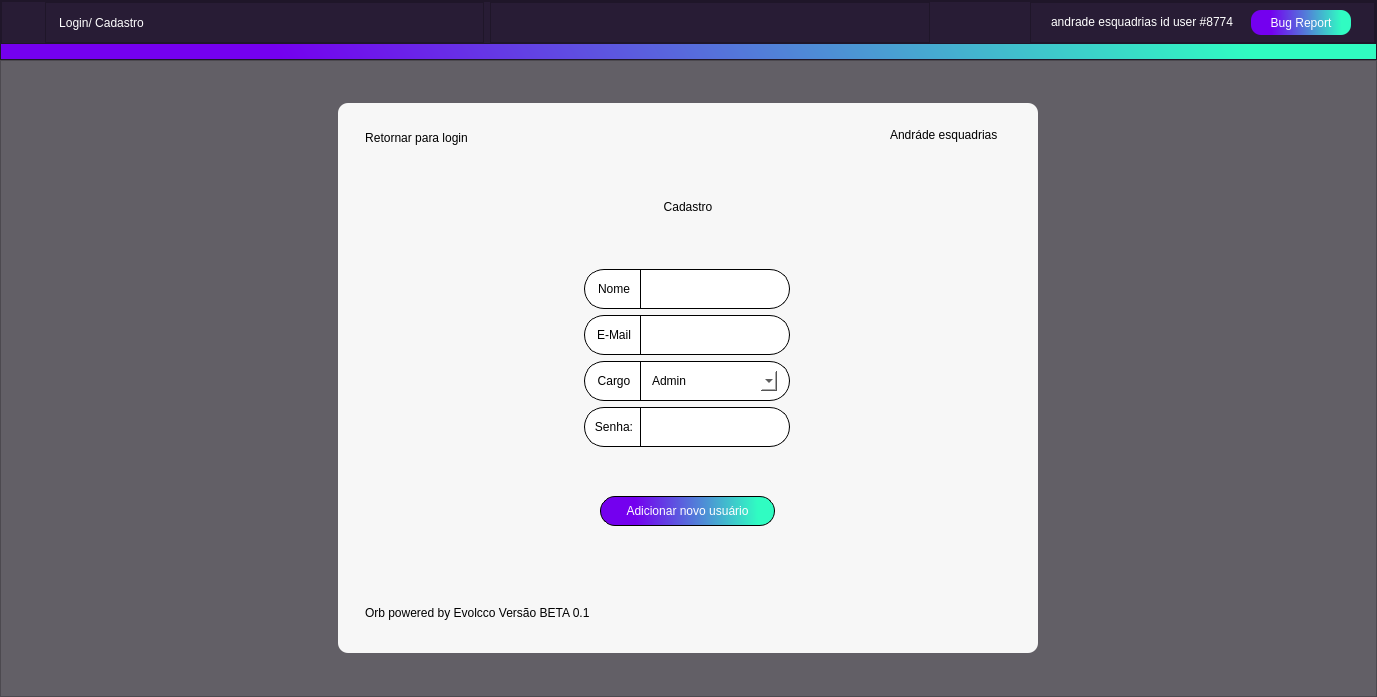
<?xml version="1.0" encoding="UTF-8"?>
<ui version="4.0">
 <class>MainWindow</class>
 <widget class="QMainWindow" name="MainWindow">
  <property name="geometry">
   <rect>
    <x>0</x>
    <y>0</y>
    <width>1377</width>
    <height>697</height>
   </rect>
  </property>
  <property name="windowTitle">
   <string>Cadastro</string>
  </property>
  <property name="windowIcon">
   <iconset resource="source.qrc">
    <normaloff>:/iconteste/icons/Ativo 16@2x.png</normaloff>:/iconteste/icons/Ativo 16@2x.png</iconset>
  </property>
  <property name="unifiedTitleAndToolBarOnMac">
   <bool>true</bool>
  </property>
  <widget class="QWidget" name="centralwidget">
   <layout class="QVBoxLayout" name="verticalLayout_2">
    <property name="spacing">
     <number>0</number>
    </property>
    <property name="leftMargin">
     <number>0</number>
    </property>
    <property name="topMargin">
     <number>0</number>
    </property>
    <property name="rightMargin">
     <number>0</number>
    </property>
    <property name="bottomMargin">
     <number>0</number>
    </property>
    <item>
     <widget class="QFrame" name="frame_3">
      <property name="minimumSize">
       <size>
        <width>0</width>
        <height>0</height>
       </size>
      </property>
      <property name="maximumSize">
       <size>
        <width>16777215</width>
        <height>60</height>
       </size>
      </property>
      <property name="styleSheet">
       <string notr="true">background-color: #281c35;
color:#fff;</string>
      </property>
      <property name="frameShape">
       <enum>QFrame::StyledPanel</enum>
      </property>
      <property name="frameShadow">
       <enum>QFrame::Raised</enum>
      </property>
      <layout class="QVBoxLayout" name="verticalLayout_3">
       <property name="spacing">
        <number>0</number>
       </property>
       <property name="leftMargin">
        <number>0</number>
       </property>
       <property name="topMargin">
        <number>0</number>
       </property>
       <property name="rightMargin">
        <number>0</number>
       </property>
       <property name="bottomMargin">
        <number>0</number>
       </property>
       <item>
        <widget class="QFrame" name="frame_6">
         <property name="frameShape">
          <enum>QFrame::StyledPanel</enum>
         </property>
         <property name="frameShadow">
          <enum>QFrame::Raised</enum>
         </property>
         <layout class="QHBoxLayout" name="horizontalLayout_2">
          <property name="leftMargin">
           <number>6</number>
          </property>
          <property name="topMargin">
           <number>0</number>
          </property>
          <property name="rightMargin">
           <number>0</number>
          </property>
          <property name="bottomMargin">
           <number>0</number>
          </property>
          <item>
           <widget class="QFrame" name="frame_2">
            <property name="minimumSize">
             <size>
              <width>31</width>
              <height>30</height>
             </size>
            </property>
            <property name="maximumSize">
             <size>
              <width>31</width>
              <height>30</height>
             </size>
            </property>
            <property name="styleSheet">
             <string notr="true">border-image: url(:/iconteste/icons/ba812f4a-b112-4fa5-96d0-dccd574e3a86.jpg);
border-radius:15px;</string>
            </property>
            <property name="frameShape">
             <enum>QFrame::StyledPanel</enum>
            </property>
            <property name="frameShadow">
             <enum>QFrame::Raised</enum>
            </property>
            <layout class="QGridLayout" name="gridLayout_3">
             <property name="leftMargin">
              <number>0</number>
             </property>
             <property name="topMargin">
              <number>0</number>
             </property>
             <property name="rightMargin">
              <number>0</number>
             </property>
             <property name="bottomMargin">
              <number>0</number>
             </property>
             <property name="spacing">
              <number>0</number>
             </property>
            </layout>
           </widget>
          </item>
          <item>
           <widget class="QFrame" name="frame_4">
            <property name="frameShape">
             <enum>QFrame::StyledPanel</enum>
            </property>
            <property name="frameShadow">
             <enum>QFrame::Raised</enum>
            </property>
            <layout class="QVBoxLayout" name="verticalLayout">
             <property name="spacing">
              <number>0</number>
             </property>
             <property name="leftMargin">
              <number>0</number>
             </property>
             <property name="topMargin">
              <number>0</number>
             </property>
             <property name="rightMargin">
              <number>0</number>
             </property>
             <property name="bottomMargin">
              <number>0</number>
             </property>
             <item>
              <widget class="QPushButton" name="Logincadastro">
               <property name="minimumSize">
                <size>
                 <width>111</width>
                 <height>25</height>
                </size>
               </property>
               <property name="maximumSize">
                <size>
                 <width>110</width>
                 <height>16777215</height>
                </size>
               </property>
               <property name="styleSheet">
                <string notr="true">QPushButton{
border:0px;
border-radius:12px;
}
QPushButton::hover
{

background-color:#403749

}
QPushButton::pressed
{
border-style: outset;
border-width: 3px;
border-color: #30fcc2;
background-color:625f66
}
</string>
               </property>
               <property name="text">
                <string>Login/ Cadastro</string>
               </property>
               <property name="icon">
                <iconset resource="source.qrc">
                 <normaloff>:/iconteste/icons/user.png</normaloff>:/iconteste/icons/user.png</iconset>
               </property>
              </widget>
             </item>
            </layout>
           </widget>
          </item>
          <item>
           <widget class="QFrame" name="frame_5">
            <property name="frameShape">
             <enum>QFrame::StyledPanel</enum>
            </property>
            <property name="frameShadow">
             <enum>QFrame::Raised</enum>
            </property>
           </widget>
          </item>
          <item alignment="Qt::AlignRight">
           <widget class="QFrame" name="frame_7">
            <property name="frameShape">
             <enum>QFrame::StyledPanel</enum>
            </property>
            <property name="frameShadow">
             <enum>QFrame::Raised</enum>
            </property>
            <layout class="QHBoxLayout" name="horizontalLayout">
             <property name="spacing">
              <number>0</number>
             </property>
             <property name="leftMargin">
              <number>20</number>
             </property>
             <property name="topMargin">
              <number>0</number>
             </property>
             <property name="rightMargin">
              <number>23</number>
             </property>
             <property name="bottomMargin">
              <number>0</number>
             </property>
             <item>
              <widget class="QLabel" name="label_2">
               <property name="minimumSize">
                <size>
                 <width>200</width>
                 <height>0</height>
                </size>
               </property>
               <property name="maximumSize">
                <size>
                 <width>200</width>
                 <height>30</height>
                </size>
               </property>
               <property name="text">
                <string>andrade esquadrias id user #8774</string>
               </property>
              </widget>
             </item>
             <item>
              <widget class="QPushButton" name="bugreport">
               <property name="minimumSize">
                <size>
                 <width>100</width>
                 <height>0</height>
                </size>
               </property>
               <property name="maximumSize">
                <size>
                 <width>96</width>
                 <height>25</height>
                </size>
               </property>
               <property name="styleSheet">
                <string notr="true">


QPushButton{
border:1px;
background-color: qlineargradient(spread:pad, x1:0.0227727, y1:0.557, x2:1, y2:0.551, stop:0.181818 rgba(116, 0, 239, 255), stop:0.903409 rgba(48, 252, 194, 255));
border-radius:10px;
}
QPushButton::hover
{


border-width: 2px;

border-color: black;

}
QPushButton::pressed
{
border-style: outset;
border-width: 3px;
border-color: #30fcc2;
}
</string>
               </property>
               <property name="text">
                <string>Bug Report</string>
               </property>
              </widget>
             </item>
            </layout>
           </widget>
          </item>
         </layout>
        </widget>
       </item>
       <item>
        <widget class="QLabel" name="label_24">
         <property name="minimumSize">
          <size>
           <width>0</width>
           <height>15</height>
          </size>
         </property>
         <property name="maximumSize">
          <size>
           <width>16777215</width>
           <height>15</height>
          </size>
         </property>
         <property name="styleSheet">
          <string notr="true">background-color: qlineargradient(spread:pad, x1:0.0227727, y1:0.557, x2:1, y2:0.551, stop:0.181818 rgba(116, 0, 239, 255), stop:0.903409 rgba(48, 252, 194, 255));</string>
         </property>
         <property name="text">
          <string/>
         </property>
        </widget>
       </item>
      </layout>
     </widget>
    </item>
    <item>
     <widget class="QFrame" name="frame_17">
      <property name="styleSheet">
       <string notr="true">background-color: rgb(98, 95, 102);</string>
      </property>
      <property name="frameShape">
       <enum>QFrame::StyledPanel</enum>
      </property>
      <property name="frameShadow">
       <enum>QFrame::Raised</enum>
      </property>
      <layout class="QGridLayout" name="gridLayout_5">
       <property name="leftMargin">
        <number>0</number>
       </property>
       <property name="topMargin">
        <number>0</number>
       </property>
       <property name="rightMargin">
        <number>0</number>
       </property>
       <property name="bottomMargin">
        <number>0</number>
       </property>
       <property name="verticalSpacing">
        <number>0</number>
       </property>
       <item row="0" column="0">
        <widget class="QFrame" name="frame_15">
         <property name="minimumSize">
          <size>
           <width>341</width>
           <height>446</height>
          </size>
         </property>
         <property name="maximumSize">
          <size>
           <width>700</width>
           <height>550</height>
          </size>
         </property>
         <property name="styleSheet">
          <string notr="true">background-color: #f7f7f7;
border:1px;
border-radius:10px;</string>
         </property>
         <property name="frameShape">
          <enum>QFrame::StyledPanel</enum>
         </property>
         <property name="frameShadow">
          <enum>QFrame::Raised</enum>
         </property>
         <layout class="QVBoxLayout" name="verticalLayout_5">
          <property name="topMargin">
           <number>4</number>
          </property>
          <property name="bottomMargin">
           <number>0</number>
          </property>
          <item>
           <widget class="QFrame" name="frame_18">
            <property name="maximumSize">
             <size>
              <width>16777215</width>
              <height>55</height>
             </size>
            </property>
            <property name="frameShape">
             <enum>QFrame::StyledPanel</enum>
            </property>
            <property name="frameShadow">
             <enum>QFrame::Raised</enum>
            </property>
            <layout class="QHBoxLayout" name="horizontalLayout_8">
             <item>
              <widget class="QFrame" name="frame_13">
               <property name="frameShape">
                <enum>QFrame::StyledPanel</enum>
               </property>
               <property name="frameShadow">
                <enum>QFrame::Raised</enum>
               </property>
               <layout class="QHBoxLayout" name="horizontalLayout_9">
                <item alignment="Qt::AlignLeft">
                 <widget class="QPushButton" name="retotologin">
                  <property name="minimumSize">
                   <size>
                    <width>0</width>
                    <height>25</height>
                   </size>
                  </property>
                  <property name="styleSheet">
                   <string notr="true">
QPushButton{
border-radius: 12px;
background-color: transparent;
color: black;

}
QPushButton::hover
{

border-width: 2px;
border-bottom:1px;
border-color: black;

}
QPushButton::pressed
{
border-bottom:1px;
border:1px solid black;
}
</string>
                  </property>
                  <property name="text">
                   <string>Retornar para login</string>
                  </property>
                  <property name="icon">
                   <iconset resource="source.qrc">
                    <normaloff>:/iconteste/icons/arrow-left-solid.svg</normaloff>:/iconteste/icons/arrow-left-solid.svg</iconset>
                  </property>
                 </widget>
                </item>
               </layout>
              </widget>
             </item>
             <item>
              <widget class="QFrame" name="frame_20">
               <property name="frameShape">
                <enum>QFrame::StyledPanel</enum>
               </property>
               <property name="frameShadow">
                <enum>QFrame::Raised</enum>
               </property>
              </widget>
             </item>
             <item>
              <widget class="QFrame" name="frame_19">
               <property name="maximumSize">
                <size>
                 <width>150</width>
                 <height>16777215</height>
                </size>
               </property>
               <property name="layoutDirection">
                <enum>Qt::RightToLeft</enum>
               </property>
               <property name="frameShape">
                <enum>QFrame::StyledPanel</enum>
               </property>
               <property name="frameShadow">
                <enum>QFrame::Raised</enum>
               </property>
               <layout class="QHBoxLayout" name="horizontalLayout_7">
                <item>
                 <widget class="QLabel" name="label_10">
                  <property name="maximumSize">
                   <size>
                    <width>110</width>
                    <height>16777215</height>
                   </size>
                  </property>
                  <property name="layoutDirection">
                   <enum>Qt::RightToLeft</enum>
                  </property>
                  <property name="text">
                   <string>Andráde esquadrias</string>
                  </property>
                 </widget>
                </item>
               </layout>
              </widget>
             </item>
            </layout>
           </widget>
          </item>
          <item>
           <widget class="QLabel" name="label_8">
            <property name="styleSheet">
             <string notr="true">font: 20pt &quot;MS Shell Dlg 2&quot;;</string>
            </property>
            <property name="text">
             <string>Cadastro</string>
            </property>
            <property name="alignment">
             <set>Qt::AlignCenter</set>
            </property>
           </widget>
          </item>
          <item>
           <widget class="QFrame" name="frame_16">
            <property name="frameShape">
             <enum>QFrame::StyledPanel</enum>
            </property>
            <property name="frameShadow">
             <enum>QFrame::Raised</enum>
            </property>
            <layout class="QGridLayout" name="gridLayout_2">
             <item row="0" column="0">
              <widget class="QFrame" name="frame">
               <property name="minimumSize">
                <size>
                 <width>226</width>
                 <height>198</height>
                </size>
               </property>
               <property name="maximumSize">
                <size>
                 <width>226</width>
                 <height>198</height>
                </size>
               </property>
               <property name="frameShape">
                <enum>QFrame::StyledPanel</enum>
               </property>
               <property name="frameShadow">
                <enum>QFrame::Raised</enum>
               </property>
               <layout class="QVBoxLayout" name="verticalLayout_4">
                <item>
                 <widget class="QFrame" name="frame_12">
                  <property name="minimumSize">
                   <size>
                    <width>206</width>
                    <height>40</height>
                   </size>
                  </property>
                  <property name="maximumSize">
                   <size>
                    <width>206</width>
                    <height>40</height>
                   </size>
                  </property>
                  <property name="styleSheet">
                   <string notr="true">border: 1px solid black;
border-radius:20px;
background-color: white;</string>
                  </property>
                  <property name="frameShape">
                   <enum>QFrame::StyledPanel</enum>
                  </property>
                  <property name="frameShadow">
                   <enum>QFrame::Raised</enum>
                  </property>
                  <layout class="QHBoxLayout" name="horizontalLayout_6">
                   <property name="topMargin">
                    <number>0</number>
                   </property>
                   <property name="bottomMargin">
                    <number>0</number>
                   </property>
                   <item>
                    <widget class="QLabel" name="label_6">
                     <property name="minimumSize">
                      <size>
                       <width>40</width>
                       <height>20</height>
                      </size>
                     </property>
                     <property name="maximumSize">
                      <size>
                       <width>25</width>
                       <height>20</height>
                      </size>
                     </property>
                     <property name="styleSheet">
                      <string notr="true">border:0px;</string>
                     </property>
                     <property name="text">
                      <string>Nome</string>
                     </property>
                     <property name="alignment">
                      <set>Qt::AlignCenter</set>
                     </property>
                    </widget>
                   </item>
                   <item>
                    <widget class="Line" name="line_4">
                     <property name="minimumSize">
                      <size>
                       <width>0</width>
                       <height>40</height>
                      </size>
                     </property>
                     <property name="maximumSize">
                      <size>
                       <width>1</width>
                       <height>16777215</height>
                      </size>
                     </property>
                     <property name="styleSheet">
                      <string notr="true">margin-top:0px;</string>
                     </property>
                     <property name="orientation">
                      <enum>Qt::Vertical</enum>
                     </property>
                    </widget>
                   </item>
                   <item>
                    <widget class="QLineEdit" name="lineEdit_3">
                     <property name="maximumSize">
                      <size>
                       <width>130</width>
                       <height>16777215</height>
                      </size>
                     </property>
                     <property name="styleSheet">
                      <string notr="true">border: 0px;</string>
                     </property>
                    </widget>
                   </item>
                  </layout>
                 </widget>
                </item>
                <item>
                 <widget class="QFrame" name="frame_10">
                  <property name="minimumSize">
                   <size>
                    <width>206</width>
                    <height>40</height>
                   </size>
                  </property>
                  <property name="maximumSize">
                   <size>
                    <width>206</width>
                    <height>40</height>
                   </size>
                  </property>
                  <property name="styleSheet">
                   <string notr="true">border: 1px solid black;
border-radius:20px;
background-color: white;</string>
                  </property>
                  <property name="frameShape">
                   <enum>QFrame::StyledPanel</enum>
                  </property>
                  <property name="frameShadow">
                   <enum>QFrame::Raised</enum>
                  </property>
                  <layout class="QHBoxLayout" name="horizontalLayout_4">
                   <property name="topMargin">
                    <number>0</number>
                   </property>
                   <property name="bottomMargin">
                    <number>0</number>
                   </property>
                   <item>
                    <widget class="QLabel" name="label_4">
                     <property name="minimumSize">
                      <size>
                       <width>40</width>
                       <height>20</height>
                      </size>
                     </property>
                     <property name="maximumSize">
                      <size>
                       <width>25</width>
                       <height>20</height>
                      </size>
                     </property>
                     <property name="styleSheet">
                      <string notr="true">border:0px;</string>
                     </property>
                     <property name="text">
                      <string>E-Mail</string>
                     </property>
                     <property name="alignment">
                      <set>Qt::AlignCenter</set>
                     </property>
                    </widget>
                   </item>
                   <item>
                    <widget class="Line" name="line_2">
                     <property name="minimumSize">
                      <size>
                       <width>0</width>
                       <height>40</height>
                      </size>
                     </property>
                     <property name="maximumSize">
                      <size>
                       <width>1</width>
                       <height>16777215</height>
                      </size>
                     </property>
                     <property name="styleSheet">
                      <string notr="true">margin-top:0px;</string>
                     </property>
                     <property name="orientation">
                      <enum>Qt::Vertical</enum>
                     </property>
                    </widget>
                   </item>
                   <item>
                    <widget class="QLineEdit" name="lineEdit">
                     <property name="maximumSize">
                      <size>
                       <width>130</width>
                       <height>16777215</height>
                      </size>
                     </property>
                     <property name="styleSheet">
                      <string notr="true">border: 0px;</string>
                     </property>
                    </widget>
                   </item>
                  </layout>
                 </widget>
                </item>
                <item>
                 <widget class="QFrame" name="frame_8">
                  <property name="minimumSize">
                   <size>
                    <width>206</width>
                    <height>40</height>
                   </size>
                  </property>
                  <property name="maximumSize">
                   <size>
                    <width>206</width>
                    <height>40</height>
                   </size>
                  </property>
                  <property name="styleSheet">
                   <string notr="true">border: 1px solid black;
border-radius:20px;
background-color: white;</string>
                  </property>
                  <property name="frameShape">
                   <enum>QFrame::StyledPanel</enum>
                  </property>
                  <property name="frameShadow">
                   <enum>QFrame::Raised</enum>
                  </property>
                  <layout class="QHBoxLayout" name="horizontalLayout_3">
                   <property name="topMargin">
                    <number>0</number>
                   </property>
                   <property name="bottomMargin">
                    <number>0</number>
                   </property>
                   <item>
                    <widget class="QLabel" name="label_3">
                     <property name="minimumSize">
                      <size>
                       <width>40</width>
                       <height>20</height>
                      </size>
                     </property>
                     <property name="maximumSize">
                      <size>
                       <width>25</width>
                       <height>20</height>
                      </size>
                     </property>
                     <property name="styleSheet">
                      <string notr="true">border:0px;</string>
                     </property>
                     <property name="text">
                      <string>Cargo</string>
                     </property>
                     <property name="alignment">
                      <set>Qt::AlignCenter</set>
                     </property>
                    </widget>
                   </item>
                   <item>
                    <widget class="Line" name="line">
                     <property name="minimumSize">
                      <size>
                       <width>0</width>
                       <height>40</height>
                      </size>
                     </property>
                     <property name="maximumSize">
                      <size>
                       <width>1</width>
                       <height>16777215</height>
                      </size>
                     </property>
                     <property name="styleSheet">
                      <string notr="true">margin-top:0px;</string>
                     </property>
                     <property name="orientation">
                      <enum>Qt::Vertical</enum>
                     </property>
                    </widget>
                   </item>
                   <item alignment="Qt::AlignLeft|Qt::AlignVCenter">
                    <widget class="QComboBox" name="comboBox">
                     <property name="minimumSize">
                      <size>
                       <width>130</width>
                       <height>20</height>
                      </size>
                     </property>
                     <property name="styleSheet">
                      <string notr="true">QComboBox {
	border: transparent;

}
QComboBox::drop-down:button{
border:transparent; background:transparent;
border-image: url(:/iconteste/icons/arrow-black.png);
width: 14px;
height: 14px;
padding-top:1px;
margin-top:3px;

}

QComboBox QAbstractItemView{
	
	border:1px solid black;
	border-radius:0px;
 
	
}
</string>
                     </property>
                     <property name="iconSize">
                      <size>
                       <width>16</width>
                       <height>16</height>
                      </size>
                     </property>
                     <item>
                      <property name="text">
                       <string>Admin</string>
                      </property>
                     </item>
                     <item>
                      <property name="text">
                       <string>T.i</string>
                      </property>
                     </item>
                     <item>
                      <property name="text">
                       <string>Vendedor</string>
                      </property>
                     </item>
                     <item>
                      <property name="text">
                       <string>Gerência</string>
                      </property>
                     </item>
                    </widget>
                   </item>
                  </layout>
                 </widget>
                </item>
                <item>
                 <widget class="QFrame" name="frame_11">
                  <property name="minimumSize">
                   <size>
                    <width>206</width>
                    <height>40</height>
                   </size>
                  </property>
                  <property name="maximumSize">
                   <size>
                    <width>206</width>
                    <height>40</height>
                   </size>
                  </property>
                  <property name="styleSheet">
                   <string notr="true">border: 1px solid black;
border-radius:20px;
background-color: white;</string>
                  </property>
                  <property name="frameShape">
                   <enum>QFrame::StyledPanel</enum>
                  </property>
                  <property name="frameShadow">
                   <enum>QFrame::Raised</enum>
                  </property>
                  <layout class="QHBoxLayout" name="horizontalLayout_5">
                   <property name="topMargin">
                    <number>0</number>
                   </property>
                   <property name="bottomMargin">
                    <number>0</number>
                   </property>
                   <item>
                    <widget class="QLabel" name="label_5">
                     <property name="minimumSize">
                      <size>
                       <width>40</width>
                       <height>20</height>
                      </size>
                     </property>
                     <property name="maximumSize">
                      <size>
                       <width>25</width>
                       <height>20</height>
                      </size>
                     </property>
                     <property name="styleSheet">
                      <string notr="true">border:0px;</string>
                     </property>
                     <property name="text">
                      <string>Senha:</string>
                     </property>
                     <property name="alignment">
                      <set>Qt::AlignCenter</set>
                     </property>
                    </widget>
                   </item>
                   <item>
                    <widget class="Line" name="line_3">
                     <property name="minimumSize">
                      <size>
                       <width>0</width>
                       <height>40</height>
                      </size>
                     </property>
                     <property name="maximumSize">
                      <size>
                       <width>1</width>
                       <height>16777215</height>
                      </size>
                     </property>
                     <property name="styleSheet">
                      <string notr="true">margin-top:0px;</string>
                     </property>
                     <property name="orientation">
                      <enum>Qt::Vertical</enum>
                     </property>
                    </widget>
                   </item>
                   <item>
                    <widget class="QLineEdit" name="lineEdit_2">
                     <property name="maximumSize">
                      <size>
                       <width>130</width>
                       <height>16777215</height>
                      </size>
                     </property>
                     <property name="styleSheet">
                      <string notr="true">border: 0px;</string>
                     </property>
                    </widget>
                   </item>
                  </layout>
                 </widget>
                </item>
               </layout>
              </widget>
             </item>
            </layout>
           </widget>
          </item>
          <item>
           <widget class="QFrame" name="frame_22">
            <property name="maximumSize">
             <size>
              <width>16777213</width>
              <height>16777215</height>
             </size>
            </property>
            <property name="frameShape">
             <enum>QFrame::StyledPanel</enum>
            </property>
            <property name="frameShadow">
             <enum>QFrame::Raised</enum>
            </property>
            <layout class="QGridLayout" name="gridLayout_4">
             <item row="0" column="0">
              <widget class="QPushButton" name="adduser">
               <property name="minimumSize">
                <size>
                 <width>175</width>
                 <height>30</height>
                </size>
               </property>
               <property name="maximumSize">
                <size>
                 <width>120</width>
                 <height>30</height>
                </size>
               </property>
               <property name="styleSheet">
                <string notr="true">


QPushButton{
border: 1px solid black;
border-radius: 15px;
background-color: qlineargradient(spread:pad, x1:0.0227727, y1:0.557, x2:1, y2:0.551, stop:0.181818 rgba(116, 0, 239, 255), stop:0.903409 rgba(48, 252, 194, 255));
color: white;

}
QPushButton::hover
{

border-width: 2px;

border-color: black;

}
QPushButton::pressed
{
border-style: outset;
border-width: 3px;
border-color: black;
}
</string>
               </property>
               <property name="text">
                <string>Adicionar novo usuário</string>
               </property>
               <property name="icon">
                <iconset resource="source.qrc">
                 <normaloff>:/iconteste/icons/plus-xxl.png</normaloff>:/iconteste/icons/plus-xxl.png</iconset>
               </property>
              </widget>
             </item>
            </layout>
           </widget>
          </item>
          <item>
           <widget class="QFrame" name="frame_21">
            <property name="frameShape">
             <enum>QFrame::StyledPanel</enum>
            </property>
            <property name="frameShadow">
             <enum>QFrame::Raised</enum>
            </property>
            <layout class="QHBoxLayout" name="horizontalLayout_10">
             <property name="bottomMargin">
              <number>0</number>
             </property>
             <item>
              <widget class="QFrame" name="frame_14">
               <property name="maximumSize">
                <size>
                 <width>16777215</width>
                 <height>25</height>
                </size>
               </property>
               <property name="frameShape">
                <enum>QFrame::StyledPanel</enum>
               </property>
               <property name="frameShadow">
                <enum>QFrame::Raised</enum>
               </property>
               <layout class="QHBoxLayout" name="horizontalLayout_11">
                <property name="bottomMargin">
                 <number>0</number>
                </property>
                <item>
                 <widget class="QLabel" name="label_9">
                  <property name="text">
                   <string>Orb powered by Evolcco Versão BETA 0.1</string>
                  </property>
                 </widget>
                </item>
               </layout>
              </widget>
             </item>
             <item>
              <widget class="QFrame" name="frame_23">
               <property name="frameShape">
                <enum>QFrame::StyledPanel</enum>
               </property>
               <property name="frameShadow">
                <enum>QFrame::Raised</enum>
               </property>
              </widget>
             </item>
             <item>
              <widget class="QFrame" name="frame_24">
               <property name="maximumSize">
                <size>
                 <width>150</width>
                 <height>16777215</height>
                </size>
               </property>
               <property name="layoutDirection">
                <enum>Qt::RightToLeft</enum>
               </property>
               <property name="frameShape">
                <enum>QFrame::StyledPanel</enum>
               </property>
               <property name="frameShadow">
                <enum>QFrame::Raised</enum>
               </property>
               <layout class="QHBoxLayout" name="horizontalLayout_12">
                <item>
                 <widget class="QLabel" name="label_11">
                  <property name="minimumSize">
                   <size>
                    <width>100</width>
                    <height>70</height>
                   </size>
                  </property>
                  <property name="maximumSize">
                   <size>
                    <width>110</width>
                    <height>16777215</height>
                   </size>
                  </property>
                  <property name="layoutDirection">
                   <enum>Qt::RightToLeft</enum>
                  </property>
                  <property name="styleSheet">
                   <string notr="true">font: 18pt &quot;MS Shell Dlg 2&quot;;
border-image: url(:/iconteste/icons/bc618214-251e-4c1c-9617-52f5a49d45b0.jpg);
border-radius:0px;</string>
                  </property>
                  <property name="text">
                   <string/>
                  </property>
                  <property name="alignment">
                   <set>Qt::AlignRight|Qt::AlignTrailing|Qt::AlignVCenter</set>
                  </property>
                 </widget>
                </item>
               </layout>
              </widget>
             </item>
            </layout>
           </widget>
          </item>
         </layout>
        </widget>
       </item>
      </layout>
     </widget>
    </item>
   </layout>
  </widget>
 </widget>
 <resources>
  <include location="source.qrc"/>
 </resources>
 <connections/>
</ui>
